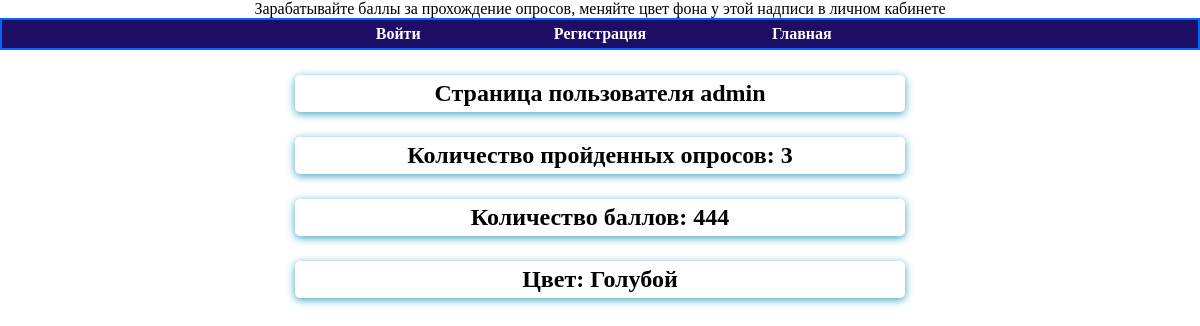
The app's page /user-detail/4/, older data.
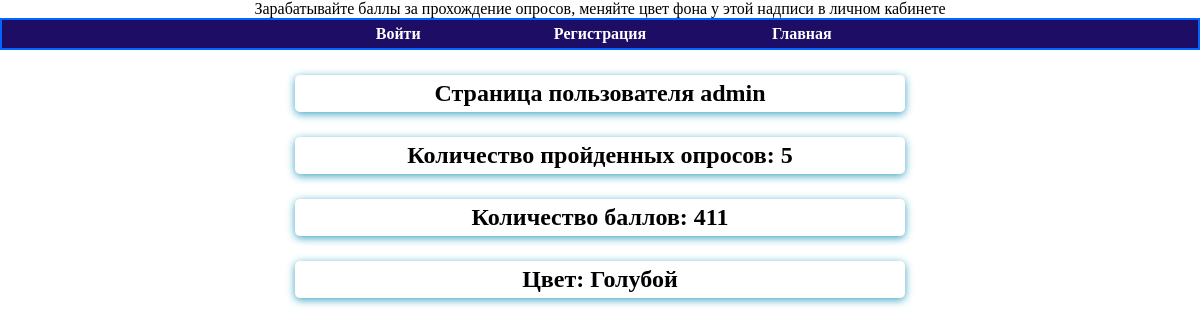
The same page, newer data.
### base/models.py (models this page shows, shortened)
class MyUser(AbstractBaseUser):
    login = models.CharField(
        verbose_name='Логин',
        max_length=20,
        unique=True,
        null=True,
    )
    chain = models.PositiveIntegerField(default=0, verbose_name='Валюта')
    user_color = models.ForeignKey(UserColor, on_delete=models.CASCADE, null=True, verbose_name='Цвет')
    count_of_tests = models.PositiveIntegerField(default=0, verbose_name='Количество пройденных тестов')
    is_active = models.BooleanField(default=True)
    is_admin = models.BooleanField(default=False)
    objects = MyUserManager()
    USERNAME_FIELD = 'login'
    class Meta:
        verbose_name = 'Пользователя'
        verbose_name_plural = 'Список пользователей'

class UserColor(models.Model):
    color = models.CharField(max_length=40, unique=True)
    color_rus_name = models.CharField(max_length=50, null=True)
    color_price = models.IntegerField(null=True, default=0)
    class Meta:
        verbose_name = 'цвет'
        verbose_name_plural = 'Список цветов'

### base/views.py (the view)
# urls.py: path('user-detail/<int:user_id>/', views.user_detail, name='user-detail'),
def user_detail(request, user_id):
    member = MyUser.objects.get(id=user_id)
    return render(request, 'base/user_detail.html', {
        'member': member,
    })

### base/templates/base/user_detail.html (shortened to what this page needs)
{% extends 'base.html' %}
{% block content %}
    <h2>Страница пользователя {{ member.login }}</h2>
    <h2>Количество пройденных опросов: {{ member.count_of_tests }}</h2>
    <h2>Количество баллов: {{ member.chain }}</h2>
    <h2>Цвет: {% if not member.user_color %}
        Белый {% else %}{{ member.user_color.color_rus_name|default:member.user_color }}
    {% endif %} </h2>
{% endblock content %}

Row changes from the older to the newer data that the page shows:
changed MyUser "admin": count_of_tests "3" → "5"; chain "444" → "411"
